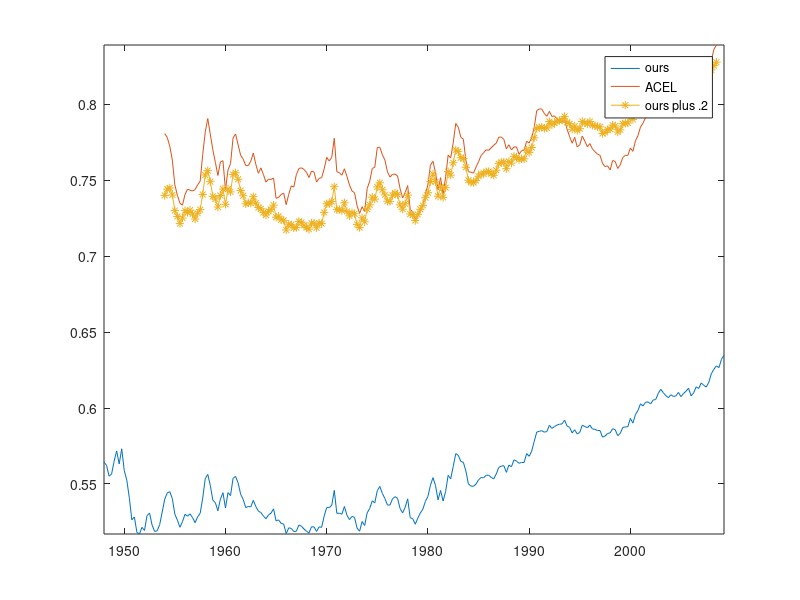

Source code (MATLAB):
%comparing our C/Y versus ACEL's
xx=[-0.572082729	0
-0.575738326	0
-0.588517392	0
-0.586043365	0
-0.570886924	0
-0.559052461	0
-0.574202223	0
-0.556603737	0
-0.581845049	0
-0.593214374	0
-0.614506837	0
-0.641821968	0
-0.638152538	0
-0.65754377	0
-0.659653281	0
-0.651210544	0
-0.655153784	0
-0.636556949	0
-0.633326886	0
-0.648391093	0
-0.656307736	0
-0.655639573	0
-0.64774895	0
-0.632006284	0
-0.616225625	-0.247553097
-0.60853229	-0.250782655
-0.607142963	-0.258354457
-0.615596612	-0.270122135
-0.634775174	-0.291830423
-0.642145971	-0.300993281
-0.651124191	-0.307990191
-0.644133478	-0.309834877
-0.634873867	-0.300291395
-0.637166593	-0.295543385
-0.634345713	-0.29644637
-0.639068214	-0.297174277
-0.645315689	-0.29588124
-0.638071848	-0.291755398
-0.633633053	-0.288540073
-0.615023139	-0.265467667
-0.591627475	-0.246261138
-0.58639026	-0.234890955
-0.599515129	-0.24798855
-0.617332271	-0.261230886
-0.620568415	-0.272059884
-0.630454019	-0.283494681
-0.616266136	-0.271774196
-0.60837916	-0.270680117
-0.627068101	-0.296004072
-0.608291934	-0.278788079
-0.611854709	-0.273104281
-0.591038078	-0.251178019
-0.588923675	-0.247883522
-0.59665706	-0.25710908
-0.610238841	-0.265956438
-0.616528524	-0.269303843
-0.626506202	-0.27480241
-0.625206531	-0.274960411
-0.625646948	-0.271097201
-0.617691726	-0.264084942
-0.625294655	-0.273834176
-0.63098386	-0.281592449
-0.632663994	-0.276894711
-0.637129468	-0.28269584
-0.640377145	-0.289325458
-0.63578643	-0.286670643
-0.63337391	-0.287035997
-0.628109228	-0.285710463
-0.643105208	-0.303668504
-0.64181152	-0.302812676
-0.646276226	-0.300263182
-0.64700425	-0.299028249
-0.659219682	-0.309365034
-0.65182781	-0.300111004
-0.652501724	-0.292651969
-0.656522855	-0.293688594
-0.656177056	-0.282843976
-0.648320083	-0.277480988
-0.649662069	-0.276791091
-0.653259127	-0.278190054
-0.656105909	-0.280773386
-0.658258025	-0.285251938
-0.650451602	-0.279665563
-0.650694387	-0.280481034
-0.656467378	-0.289278907
-0.650527806	-0.285942319
-0.651181607	-0.285510156
-0.637106586	-0.277711373
-0.626497037	-0.267795284
-0.626590081	-0.270917971
-0.623564288	-0.267737004
-0.605613474	-0.251463687
-0.633664218	-0.280213597
-0.633469399	-0.281061793
-0.634750739	-0.283215629
-0.625162286	-0.277631737
-0.635914079	-0.284272248
-0.641470474	-0.291850959
-0.637492961	-0.297196127
-0.638695503	-0.298672053
-0.652130463	-0.310223002
-0.656144355	-0.317197141
-0.643833265	-0.311148678
-0.648883706	-0.315551781
-0.632982191	-0.294941716
-0.627716681	-0.288467857
-0.618265623	-0.277388734
-0.620742653	-0.276373355
-0.605827878	-0.259298904
-0.600843498	-0.259112209
-0.609298886	-0.265501886
-0.61543656	-0.27006913
-0.623345712	-0.280300306
-0.62346726	-0.284860416
-0.615942306	-0.282491483
-0.613173867	-0.282303962
-0.61522175	-0.283890647
-0.627711396	-0.29508729
-0.633126351	-0.303417118
-0.626266322	-0.298602123
-0.615853583	-0.292406393
-0.639110039	-0.313800967
-0.640270693	-0.31584072
-0.64727834	-0.322682768
-0.639676256	-0.319788618
-0.633305192	-0.314032439
-0.62846923	-0.310249313
-0.61888881	-0.300023784
-0.612870125	-0.291689652
-0.599371101	-0.274421419
-0.590331909	-0.271191599
-0.599719132	-0.281200784
-0.617070156	-0.296070417
-0.605746812	-0.285405482
-0.618567176	-0.300271341
-0.606803799	-0.284641607
-0.587554346	-0.265913294
-0.591737809	-0.268228404
-0.577130234	-0.255307845
-0.562185124	-0.239003022
-0.564129063	-0.242100369
-0.571307267	-0.25059714
-0.572218919	-0.252309945
-0.582453982	-0.270168866
-0.597822675	-0.280185393
-0.600430583	-0.280628598
-0.600630363	-0.281484102
-0.598107466	-0.276194819
-0.59301746	-0.271572693
-0.590217953	-0.266184015
-0.59046267	-0.263806178
-0.587527361	-0.261240365
-0.58736233	-0.26175336
-0.590000182	-0.259602418
-0.591909775	-0.257385469
-0.585908738	-0.255609889
-0.578238157	-0.250565404
-0.576680791	-0.25045887
-0.576197038	-0.25236368
-0.58404605	-0.260501604
-0.575539294	-0.25698487
-0.577494507	-0.261430435
-0.569444597	-0.25891551
-0.57083349	-0.258809291
-0.57336584	-0.265090117
-0.57245085	-0.262116775
-0.572526587	-0.261778742
-0.562109175	-0.2540221
-0.565264056	-0.25548156
-0.559404509	-0.251053275
-0.54819525	-0.242350141
-0.537550892	-0.228294601
-0.536700868	-0.226886962
-0.53604882	-0.227099861
-0.537650212	-0.230664806
-0.536989021	-0.233043439
-0.529966187	-0.228925961
-0.533483703	-0.233225844
-0.53143926	-0.232710365
-0.529729308	-0.235253346
-0.528735323	-0.23772347
-0.528450245	-0.237937645
-0.524216721	-0.23622199
-0.53083227	-0.243844718
-0.532328581	-0.250165782
-0.538528147	-0.255666126
-0.534970371	-0.250658092
-0.53978124	-0.258870747
-0.537900411	-0.257083847
-0.529783017	-0.249633726
-0.531409502	-0.253916577
-0.532628261	-0.258731125
-0.529818179	-0.255972177
-0.534085503	-0.260460361
-0.534461911	-0.2629136
-0.535793005	-0.265008876
-0.535858817	-0.266005434
-0.543300023	-0.272939475
-0.542094588	-0.275747544
-0.539129194	-0.275153461
-0.538481719	-0.278658502
-0.533843125	-0.27050901
-0.534909943	-0.271301058
-0.541685558	-0.277348992
-0.539105813	-0.274221504
-0.5323211	-0.267920269
-0.531842159	-0.266088375
-0.531564397	-0.266153144
-0.522271485	-0.259752769
-0.527525252	-0.262642228
-0.518139553	-0.253679804
-0.513507783	-0.249248396
-0.506206089	-0.24205599
-0.50855987	-0.238679902
-0.504492938	-0.234203391
-0.504157523	-0.230177118
-0.506314619	-0.227938107
-0.502098095	-0.22181131
-0.501558648	-0.222386291
-0.495044035	-0.214784744
-0.490453025	-0.208939314
-0.49406418	-0.210157919
-0.497370818	-0.216678893
-0.49950294	-0.218031634
-0.496389462	-0.213849277
-0.498162475	-0.215137564
-0.497608474	-0.215544772
-0.493836004	-0.213917298
-0.498422551	-0.218098874
-0.495075644	-0.216305831
-0.492493609	-0.212252539
-0.489309864	-0.209640722
-0.497563929	-0.216364672
-0.494377139	-0.213556335
-0.487842751	-0.208494328
-0.489624015	-0.208837358
-0.483636688	-0.201491769
-0.486211776	-0.201718661
-0.488019801	-0.203410289
-0.48288448	-0.194372902
-0.473838745	-0.187672649
-0.469223126	-0.178942753
-0.465623238	-0.175456851
-0.467460046	0
-0.458653419	0
-0.454533583	0];

time=1948:1/4:2009+1/4;
tt=25:243;
plot(time,exp(xx(:,1)),time(tt),exp(xx(tt,2)),time(tt),exp(xx(tt,1))+0.2,'*-')
legend('ours','ACEL','ours plus .2')
axis tight
